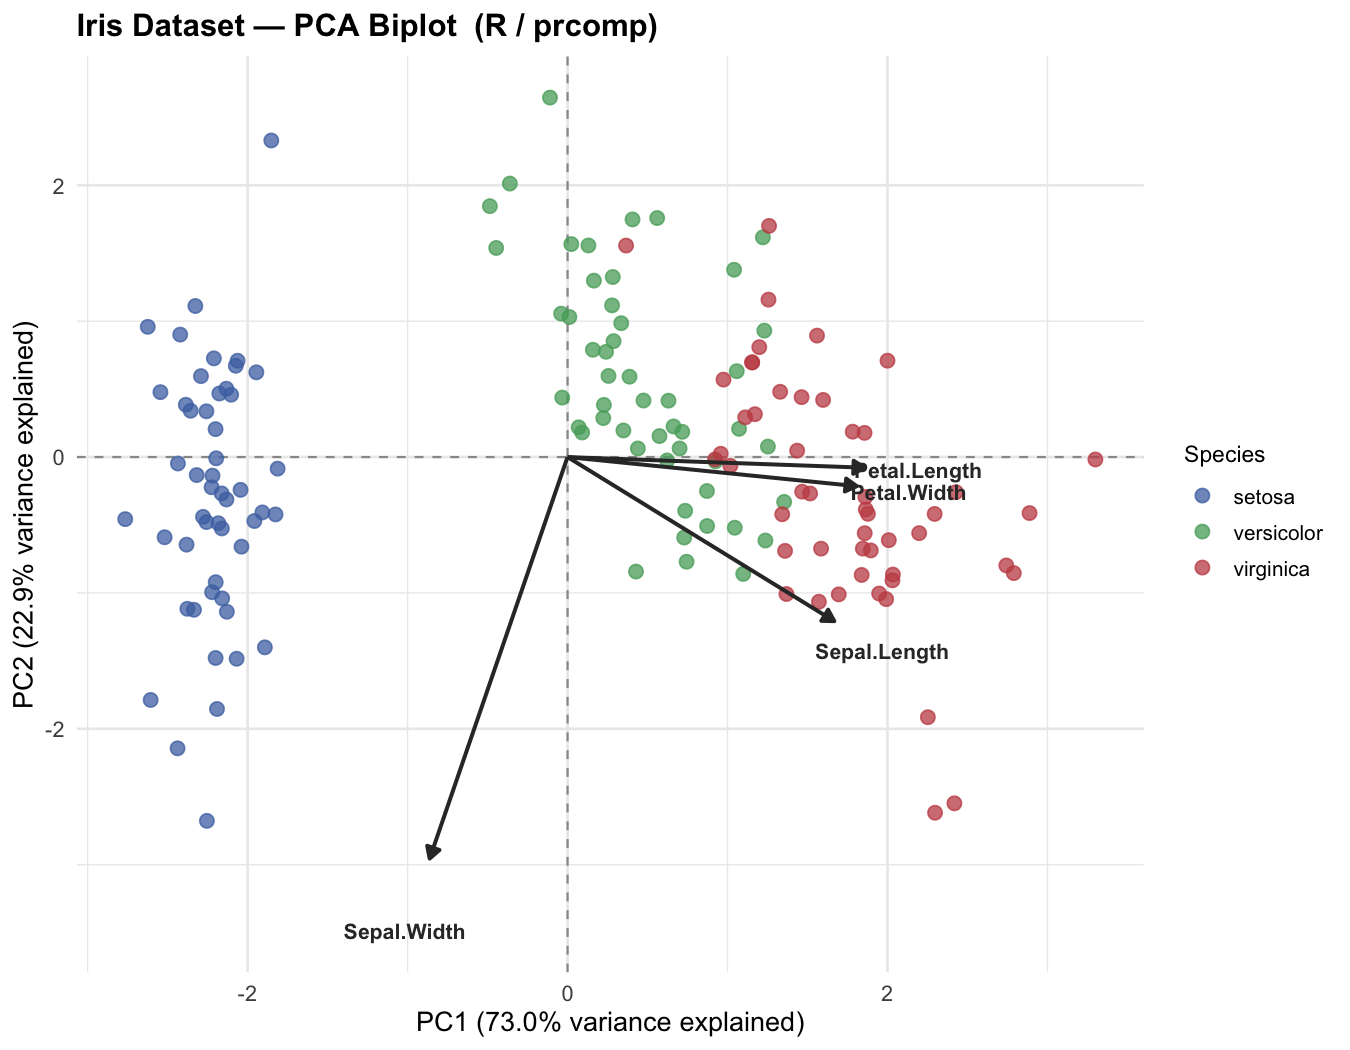

This figure's R source:
library(ggplot2)

theme_set(theme_minimal(base_size = 13))
COLORS <- c("setosa" = "#4C72B0", "versicolor" = "#55A868", "virginica" = "#C44E52")

# PCA (scaled)
pca_result <- prcomp(iris[, 1:4], scale. = TRUE)
ev         <- summary(pca_result)$importance[2, 1:2] * 100

pca_df         <- as.data.frame(pca_result$x[, 1:2])
pca_df$Species <- iris$Species

# Loading vectors scaled to roughly match point spread
loadings           <- as.data.frame(pca_result$rotation[, 1:2])
loadings$feature   <- rownames(loadings)
scale_factor       <- 3.2
loadings$x_end     <- loadings$PC1 * scale_factor
loadings$y_end     <- loadings$PC2 * scale_factor
loadings$label_x   <- loadings$PC1 * scale_factor * 1.18
loadings$label_y   <- loadings$PC2 * scale_factor * 1.18

p_biplot <- ggplot(pca_df, aes(x = PC1, y = PC2, color = Species)) +
  geom_hline(yintercept = 0, linetype = "dashed", color = "grey60", linewidth = 0.5) +
  geom_vline(xintercept = 0, linetype = "dashed", color = "grey60", linewidth = 0.5) +
  geom_point(alpha = 0.75, size = 2.8) +
  geom_segment(data = loadings,
               aes(x = 0, y = 0, xend = x_end, yend = y_end),
               arrow = arrow(length = unit(0.22, "cm"), type = "closed"),
               color = "#333333", linewidth = 0.9, inherit.aes = FALSE) +
  geom_text(data = loadings,
            aes(x = label_x, y = label_y, label = feature),
            color = "#333333", size = 3.6, fontface = "bold", inherit.aes = FALSE) +
  scale_color_manual(values = COLORS) +
  labs(
    title = "Iris Dataset — PCA Biplot  (R / prcomp)",
    x     = sprintf("PC1 (%.1f%% variance explained)", ev[1]),
    y     = sprintf("PC2 (%.1f%% variance explained)", ev[2]),
    color = "Species"
  ) +
  theme(
    plot.title  = element_text(face = "bold", size = 15),
    legend.title = element_text(size = 11),
    legend.text  = element_text(size = 10)
  )

ggsave("pca_r.png", plot = p_biplot, width = 9, height = 7, dpi = 150)
cat("Saved pca_r.png\n")

# --- Scree plot ---
ev_full    <- summary(pca_result)$importance[2, ] * 100
cumulative <- cumsum(ev_full)
scree_df   <- data.frame(
  PC         = paste0("PC", seq_along(ev_full)),
  individual = as.numeric(ev_full),
  cumulative = as.numeric(cumulative)
)

p_scree <- ggplot(scree_df, aes(x = PC)) +
  geom_col(aes(y = individual), fill = "#4C72B0", alpha = 0.85, width = 0.55) +
  geom_line(aes(y = cumulative, group = 1), color = "#C44E52", linewidth = 1.5) +
  geom_point(aes(y = cumulative), color = "#C44E52", size = 3) +
  geom_text(aes(y = individual + 2, label = sprintf("%.1f%%", individual)),
            size = 3.8, vjust = 0) +
  geom_text(aes(y = cumulative + 3, label = sprintf("%.1f%%", cumulative)),
            size = 3.4, color = "#C44E52", vjust = 0) +
  scale_y_continuous(limits = c(0, 115), breaks = seq(0, 100, 20)) +
  labs(
    title = "Iris Dataset — PCA Scree Plot  (R / prcomp)",
    x     = "Principal Component",
    y     = "Variance Explained (%)"
  ) +
  theme(plot.title = element_text(face = "bold", size = 14))

ggsave("pca_scree_r.png", plot = p_scree, width = 7, height = 5, dpi = 150)
cat("Saved pca_scree_r.png\n")

cat("\nPCA (R) done.\n")
